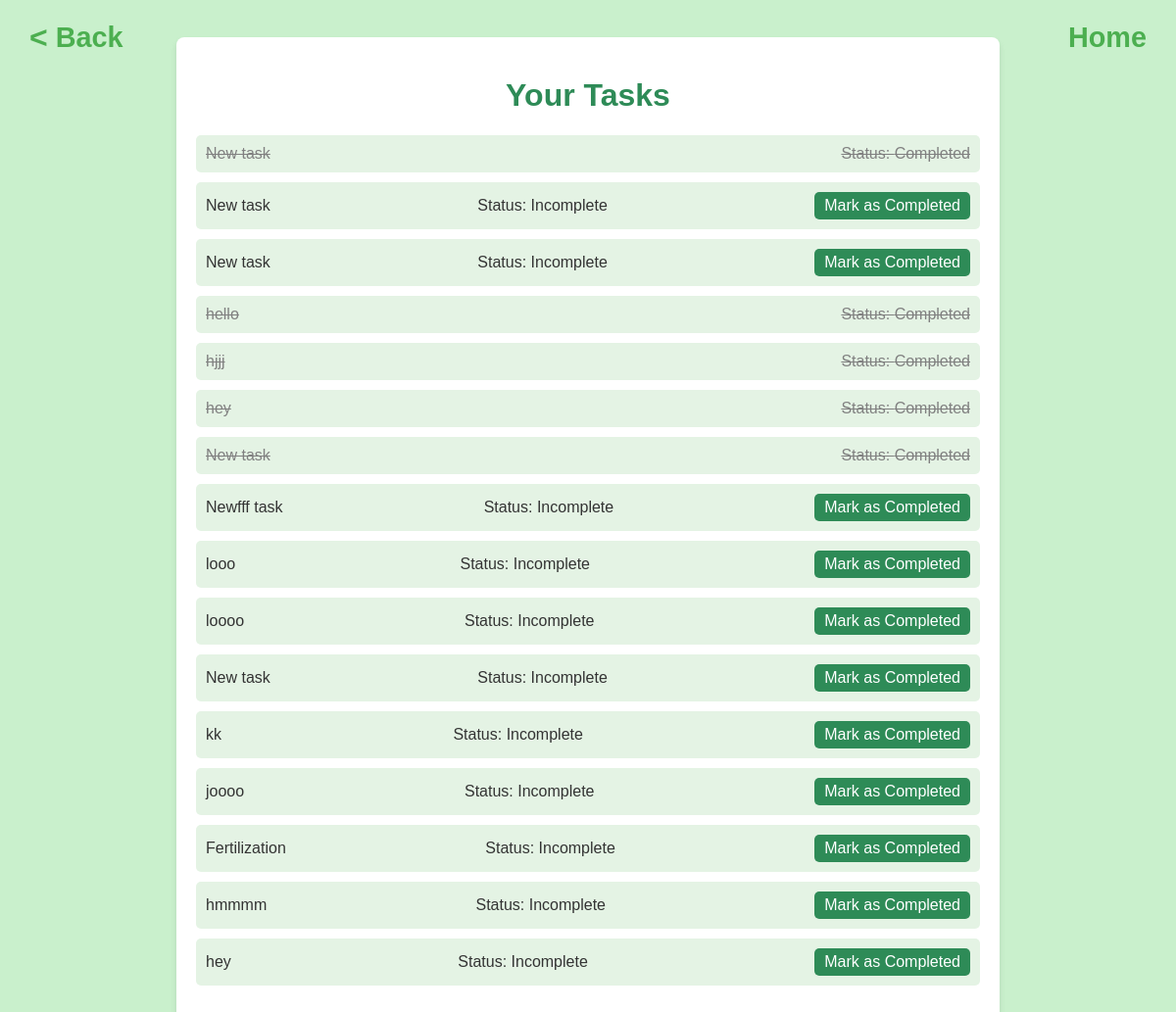
Screenshot of /tasklist/ (signed in) with the database file from the repository.
### garden_app/models.py (models this page shows, shortened)
class Task(models.Model):
    title = models.CharField(max_length=200)
    status = models.BooleanField(default=False)  # False means incomplete, True means completed
    user = models.ForeignKey('user_reg', on_delete=models.CASCADE)  # User associated with the task
    date = models.DateField(auto_now_add=True)

### garden_app/views.py (the view)
# urls.py: path('tasklist/', views.tasklist, name='tasklist'),
def tasklist(request):
    sender_email = request.session.get('email') or request.session.get('ema')  # Retrieve email from session
    tasks = []  # Default empty list
    try:
        if user_reg.objects.filter(email=sender_email).exists():
            user = user_reg.objects.get(email=sender_email)
            tasks = Task.objects.filter(user=user)  # Fetch tasks for user_reg
        elif prof_reg.objects.filter(em=sender_email).exists():
            user = prof_reg.objects.get(em=sender_email)
            tasks = pTask.objects.filter(user=user)  # Fetch tasks for prof_reg
    except Exception as e:
        print("Error:", e)
    return render(request, 'tasklist.html', {'tk': tasks})

### garden_app/templates/tasklist.html (shortened to what this page needs)
<!DOCTYPE html>
<html lang="en">
<head>
</head>
<body>
        <div class="navbar-nav">
            <a class="nav-link back" href="/tools/">Back</a>
            <a href="{% if request.session.email %}/profhome/{% else %}/userHome/{% endif %}" class="nav-link home">Home</a>
        </div><br>
        <div class="container">
        <h1>Your Tasks</h1>
        {% if tk %}
            <ul>
                {% for task in tk %}
                <li class="{% if task.status %}completed{% endif %}">
                    <span>{{ task.title }}</span>
                    <span>Status: {% if task.status %}Completed{% else %}Incomplete{% endif %}</span>
                    {% if not task.status %}
                        <a href="{% url 'complete_task' task.id %}" style="background: #2e8b57; color: white; padding: 5px 10px; border-radius: 5px; text-decoration: none;">Mark as Completed</a>
                    {% endif %}
                </li>
                {% endfor %}
            </ul>
        {% else %}
            <p>No tasks found.</p>
        {% endif %}
    </div>
</body>
</html>

### garden_app/templates/tasklist.html (style rules this page uses)
body { font-family: Arial, sans-serif; background-color: #c9f0cc; color: #333; margin: 0; padding: 20px; }
.container { max-width: 800px; margin: auto; background: white; padding: 20px; border-radius: 8px; box-shadow: 0 4px 6px rgba(0, 0, 0, 0.1); }
h1 { text-align: center; color: #2e8b57; }
ul { list-style: none; padding: 0; }
li { background: #e4f3e4; margin: 10px 0; padding: 10px; border-radius: 5px; display: flex; justify-content: space-between; align-items: center; }
.completed { text-decoration: line-through; color: gray; }
.navbar-nav { position: fixed; top: 10px; left: 10px; display: flex; justify-content: space-between; width: calc(100% - 20px); z-index: 100; }
.navbar-nav .nav-link { text-decoration: none; color: #4CAF50; font-weight: bold; padding: 10px 20px; font-size: 1.8rem; transition: color 0.3s ease; display: inline-flex; align-items: center; }
.navbar-nav .nav-link.back::before { content: "<"; padding-right: 8px; font-size: 2rem; }

### rows the page displays
Task: title "New task", status "Completed"
Task: title "New task", status "Incomplete"
Task: title "New task", status "Incomplete"
Task: title "hello", status "Completed"
Task: title "hjjj", status "Completed"
Task: title "hey", status "Completed"
Task: title "New task", status "Completed"
Task: title "Newfff task", status "Incomplete"
Task: title "looo", status "Incomplete"
Task: title "loooo", status "Incomplete"
Task: title "New task", status "Incomplete"
Task: title "kk", status "Incomplete"
Task: title "joooo", status "Incomplete"
Task: title "Fertilization", status "Incomplete"
Task: title "hmmmm", status "Incomplete"
Task: title "hey", status "Incomplete"
